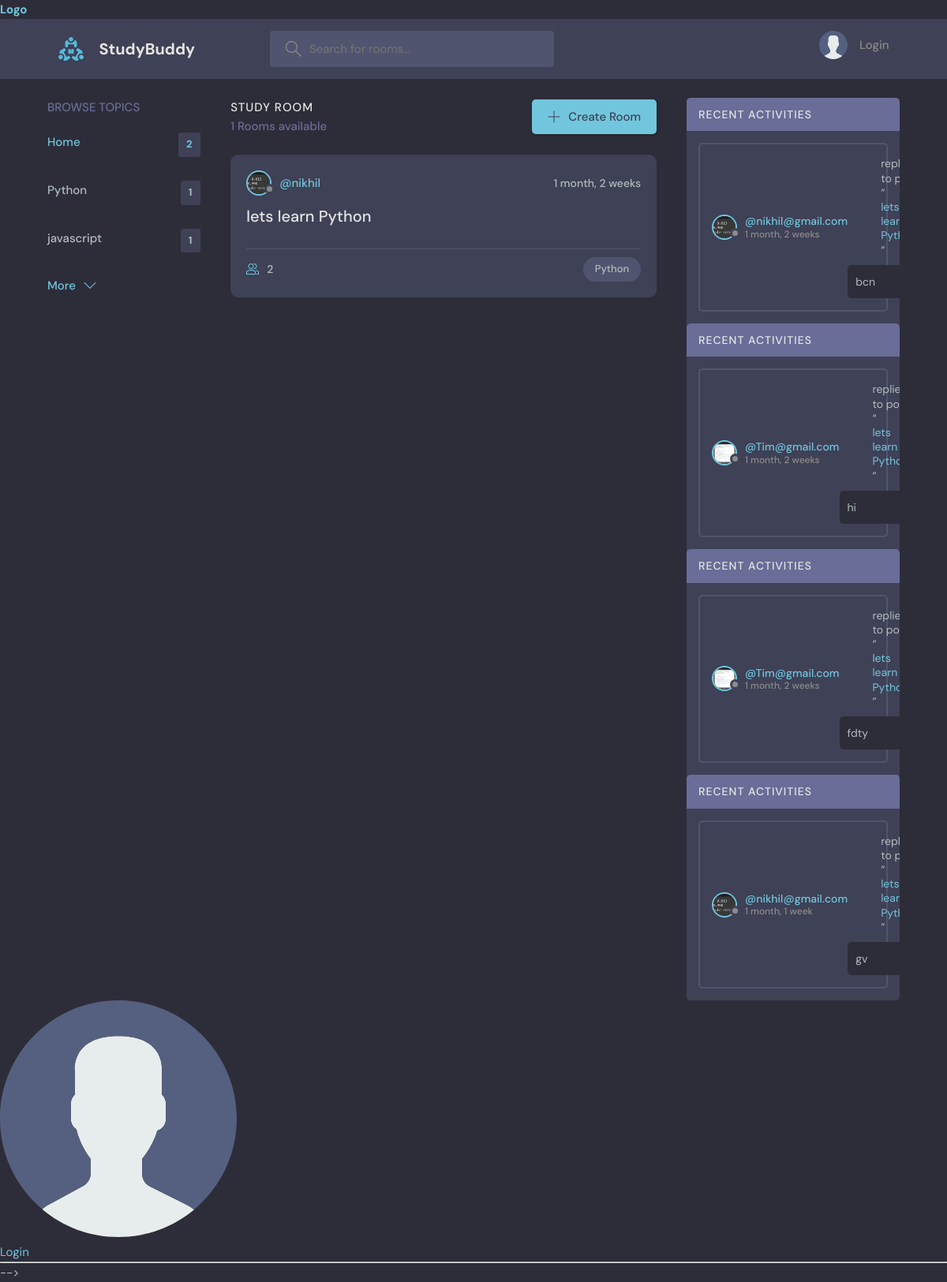
Page /?q=Python on the committed database.
### base/models.py (models this page shows, shortened)
class Topic(models.Model):
    name=models.CharField(max_length=200)

class Room(models.Model):
    host=models.ForeignKey(User,on_delete=models.SET_NULL,null=True)
    topic=models.ForeignKey(Topic,on_delete=models.SET_NULL,null=True)
    name=models.CharField(max_length=200)
    description=models.TextField(null=True,blank=True)
    participant=models.ManyToManyField(User,related_name='participants')
    updated=models.DateTimeField(auto_now=True)
    created=models.DateTimeField(auto_now_add=True)
    class Meta:
        ordering=['-updated','-created']

class User(AbstractUser):
    name =models.CharField(max_length=200,null=True)
    email=models.EmailField(unique=True,null=True)
    bio=models.TextField(null=True)
    avatar=models.ImageField(null=True,default='avatar.svg')
    USERNAME_FIELD='email'
    REQUIRED_FIELDS=[]

class Message(models.Model):
    user=models.ForeignKey(User,on_delete=models.CASCADE)
    room=models.ForeignKey(Room,on_delete=models.CASCADE)
    body=models.TextField()
    updated=models.DateTimeField(auto_now=True)
    created=models.DateTimeField(auto_now_add=True)

### base/views.py (the view)
# urls.py: path('', views.home),
def home(request):
    q=request.GET.get("q") if request.GET.get("q")!=None else ''
    rooms=Room.objects.filter(Q(topic__name__icontains=q)|
                              Q(name__icontains=q)|
                              Q(description__icontains=q))
    topics=Topic.objects.all()[0:3]
    room_message=Message.objects.filter(Q(room__topic__name__icontains=q)|
                              Q(room__name__icontains=q)|
                              Q(room__description__icontains=q))
    room_count=rooms.count()
    context={'text':"homeview",'rooms':rooms,'topics':topics,'room_count':room_count,'room_message':room_message}
    return render(request,'base/home.html',context)

### base/template/base/home.html (shortened to what this page needs)
{%extends 'main.html'%}
{%block content%}
    <main class="layout layout--3">
      <div class="container">
        {%include 'base/topics_components.html'%}
        <div class="roomList">
          <div class="roomList__header">
            <div>
              <h2>Study Room</h2>
              <p>{{room_count}} Rooms available</p>
            </div>
            <a class="btn btn--main" href="/create-room">
              <svg version="1.1" xmlns="http://www.w3.org/2000/svg" width="32" height="32" viewBox="0 0 32 32">
                <title>add</title>
                <path
                  d="M16.943 0.943h-1.885v14.115h-14.115v1.885h14.115v14.115h1.885v-14.115h14.115v-1.885h-14.115v-14.115z"
                ></path>
              </svg>
              Create Room
            </a>
          </div>
          {%include 'base/feed_components.html'%}
        </div>
        {%include 'base/activity_component.html'%}
      </div>
    </main>
 {%endblock%}

### base/template/base/topics_components.html
 <div class="topics">
      <div class="topics__header">
        <h2>Browse Topics</h2>
      </div>
      <ul class="topics__list">
        <li>
          <a href="/" class="active">Home <span>{{topics.count}}</span></a>
        </li>
        {%for topic in topics%}
        <li>
          <a href="/?q={{topic.name}}">{{topic.name}} <span>{{topic.room_set.all.count}}</span></a>
        </li>
        {%endfor%}
      </ul>
      <a class="btn btn--link" href="/topics">
        More
        <svg version="1.1" xmlns="http://www.w3.org/2000/svg" width="32" height="32" viewBox="0 0 32 32">
          <title>chevron-down</title>
          <path d="M16 21l-13-13h-3l16 16 16-16h-3l-13 13z"></path>
        </svg>
      </a>
    </div>

### base/template/base/feed_components.html (shortened to what this page needs)
{%for room in rooms%}
<div class="roomListRoom">
    <div class="roomListRoom__header">
      <a href="/user-profile/{{room.host.id}}" class="roomListRoom__author">
        <div class="avatar avatar--small">
          <img src="{{room.host.avatar.url}}" />
        </div>
        <span>@{{room.host.username}}</span>
      </a>
      <div class="roomListRoom__actions">
        <span>{{room.created|timesince}}</span>
      </div>
    </div>
    <div class="roomListRoom__content">
      <a href="/room/{{room.id}}">{{room.name}}</a>
    </div>
    <div class="roomListRoom__meta">
      <a href="/room/{{room.id}}" class="roomListRoom__joined">
        {{room.participant.all.count}}
      </a>
      <p class="roomListRoom__topic">{{room.topic.name}}</p>
    </div>
  </div>
{%endfor%}

### base/template/base/activity_component.html (shortened to what this page needs)
{%for message in room_message%}
<div class="activities">
    <div class="activities__header">
      <h2>Recent Activities</h2>
    </div>
    <div class="activities__box">
      <div class="activities__boxHeader roomListRoom__header">
        <a href="/user-profile/{{message.user.id}}" class="roomListRoom__author">
          <div class="avatar avatar--small">
            <img src="{{message.user.avatar.url}}" />
          </div>
          <p>
            @{{message.user}}
            <span>{{message.created|timesince}}</span>
          </p>
        </a>
      <div class="activities__boxContent">
        <p>replied to post “<a href="/room/{{message.room.id}}">{{message.room.name}}</a>”</p>
        <div class="activities__boxRoomContent">
         {{message.body}}
        </div>
      </div>
    </div>
  </div>
  {%endfor%}

### rows in the picture
Topic: name "Python", room_set.all.count "1"
Topic: name "javascript", room_set.all.count "1"
Room: host.avatar (picture), host.username "nikhil", created "1 month, 2 weeks", name "lets learn Python", participant.all.count "2", topic.name "Python"
Message: user.avatar (picture), user "nikhil@gmail.com", created "1 month, 2 weeks", room.name "lets…", body "bcn"
Message: user.avatar (picture), user "Tim@gmail.com", created "1 month, 2 weeks", room.name "lets learn…", body "hi"
Message: user.avatar (picture), user "Tim@gmail.com", created "1 month, 2 weeks", room.name "lets learn…", body "fdty"
Message: user.avatar (picture), user "nikhil@gmail.com", created "1 month, 1 week", room.name "lets…", body "gv"

### other values in the picture
{{ topics.count }} "2"
{{ room_count }} "1"
